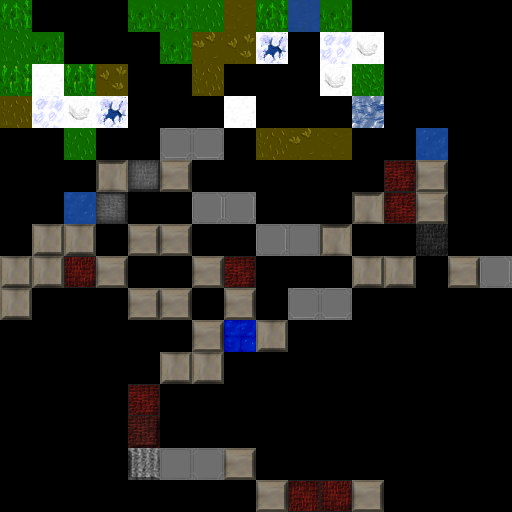

Tiled map render using the project's own tile images. Description and the whole map definition, tile-layer contents included, below:
An orthogonal 16x16 tile map with 32x32 px tiles, 1 tile layer (Tile Layer 1).

<map version="1.8" tiledversion="1.8.4" orientation="orthogonal" renderorder="right-down" width="16" height="16" tilewidth="32" tileheight="32" infinite="0" nextlayerid="2" nextobjectid="1">
 <tileset firstgid="1" name="basketball" tilewidth="32" tileheight="32" tilecount="64" columns="8">
  <image source="floortileset.png" width="256" height="256" />
 </tileset>
 <layer id="1" name="Tile Layer 1" width="16" height="16">
  <data encoding="csv">
60,0,0,0,59,59,58,49,60,46,59,0,0,0,0,0,
58,59,0,0,0,59,51,52,55,0,54,56,0,0,0,0,
61,53,61,52,0,0,50,0,0,0,56,57,0,0,0,0,
50,54,56,55,0,0,0,53,0,0,0,47,0,0,0,0,
0,0,58,0,0,30,30,0,50,51,49,0,0,44,0,0,
0,0,0,3758096420,536870954,268435492,0,0,0,0,0,0,37,36,0,0,
0,0,3758096428,1342177322,0,0,536870942,536870942,0,0,0,3758096420,3221225509,36,0,0,
0,536870948,536870948,0,268435492,268435492,0,0,536870942,32,3758096420,0,0,536870950,0,0,
536870948,536870948,536870949,268435492,0,0,268435492,268435493,0,0,0,536870948,536870948,0,268435492,536870942,
536870948,0,0,0,268435492,268435492,0,36,0,30,30,0,0,0,0,0,
0,0,0,0,0,0,268435492,3758096429,536870948,0,0,0,0,0,0,0,
0,0,0,0,0,536870948,536870948,0,0,0,0,0,0,0,0,0,
0,0,0,0,37,0,0,0,0,0,0,0,0,0,0,0,
0,0,0,0,34,0,0,0,0,0,0,0,0,0,0,0,
0,0,0,0,2147483681,32,31,268435492,0,0,0,0,0,0,0,0,
0,0,0,0,0,0,0,0,268435492,3758096421,536870949,268435492,0,0,0,0
</data>
 </layer>
</map>
